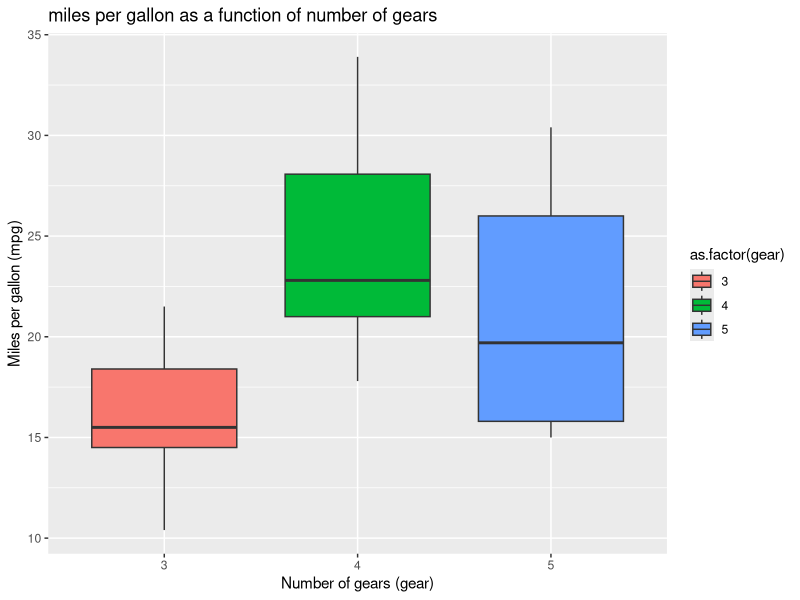

Write the R code that produced this figure. (Note: this script raises an error after producing the figure.)
## ---- chunk 1
knitr::opts_chunk$set(echo = TRUE)
## ---- chunk 2
fib <- function(n) {  #function for calculating fibonnaci of a vector with n values
  fib <-numeric(n)
  fib[1] <- 1 #second element of fibonnaci series is 1
  fib[2] <- 1 #second element of fibonnaci series is  2
  i = 3 # start the loop at the third element
  
  while (i <= n) { # repeat the loop upto 12th  element of fib
    fib[i]=fib[i - 1] + fib[i - 2]
    i<- i + 1
  }
  return(fib) # return the answer
}

fib(12)
## ---- chunk 3
data(mtcars)


head(mtcars) #view first six rows of mtcars dataset

names(mtcars) #display column names

library(ggplot2)
plot<-ggplot(data=mtcars, aes(x=as.factor(gear),y=mpg)) + geom_boxplot(aes(fill=as.factor(gear))) + labs(title = "miles per gallon as a function of number of gears", y = "Miles per gallon (mpg)", x = "Number of gears (gear)")
plot

## ---- chunk 4

#The dataset in question was firstly viewed with the following commands
data=cars
y <- cars$dist*0.000189394; x <- cars$speed; #Stopping distance (dist) were converted from ft to miles in order to match units with speed, which is in miles per hour. Assuming that 1 foot equals to 0.000189394 miles, the conversion was achieved by multiplying cars$dist by 0.000189394.
model <- lm(formula = "y~x") #fitting mode
summary(model)

## ---- chunk 5
#Assign the ggplot function to the variable ggplot_01
newplot <- ggplot(data = cars, aes(x= speed, y=dist)) + geom_point() + geom_smooth(method = "lm",formula = "y ~ x")
# Create a new variable called ggplplot_1.1 and add to it a title, x,y labels.
finalplot <- newplot + ggtitle ("Linear model of the relationship between breaking distance(dist) and speed")+ xlab("speed(milesperhour)")+ ylab("dist(feet)")
finalplot

## ---- chunk 6
dist_miles <- cars$dist*0.000189394 #distance in miles

break_dist <- cars$speed^2 #the breaking distance variable is set to the square value of the speed
#A linear model is then fitted between the stopping distance in miles (dist_miles) and breaking distance (break_dist)  as a derivative of square rooting the speed in miles per hour.
y <- dist_miles; x <- break_dist;
model <- lm(formula = "y~x")

summary(model) #view summary

#From the model,slope is equal to half the average reaction time, if speed and distance are constant
reaction_time <- 2.443e-05*3600 # Reaction time is therefore equal to two times the value of the slope reaction_time
reaction_time
#Converting reaction time in hours to seconds
coverted_reaction_time <- reaction_time/3600
coverted_reaction_time
#I didn't get resonable results becuase I get a negative value for reaction time
# Plotting 
ggplot(cars,aes(break_dist,dist_miles)) + geom_point() + geom_smooth(method="lm",formula="y~x") + labs (title = "Linear regression of breaking distance and stopping distance", x = "Breaking Distance (miles/h)", y = "Distance (miles)")

